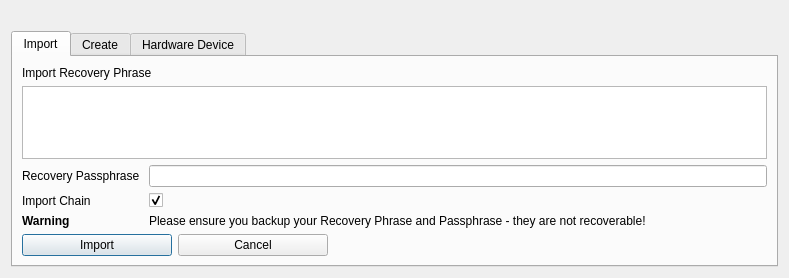
<?xml version="1.0" encoding="UTF-8"?>
<ui version="4.0">
 <class>MnemonicDialog</class>
 <widget class="QDialog" name="MnemonicDialog">
  <property name="geometry">
   <rect>
    <x>0</x>
    <y>0</y>
    <width>789</width>
    <height>278</height>
   </rect>
  </property>
  <property name="windowTitle">
   <string>HD Wallet Setup</string>
  </property>
  <layout class="QGridLayout" name="gridLayout">
   <item row="1" column="0">
    <widget class="QTabWidget" name="tabWidget">
     <property name="currentIndex">
      <number>0</number>
     </property>
     <widget class="QWidget" name="tabImport">
      <attribute name="title">
       <string>Import</string>
      </attribute>
      <layout class="QGridLayout" name="gridLayout_2">
       <item row="0" column="0">
        <widget class="QLabel" name="mnemonicLabel">
         <property name="text">
          <string>Import Recovery Phrase</string>
         </property>
        </widget>
       </item>
       <item row="1" column="0">
        <widget class="QTextEdit" name="tbxMnemonic">
         <property name="toolTip">
          <string>Enter your BIP39 compliant Recovery Phrase/Mnemonic - Typing your own words will probably not work how you expect, since the words require a particular structure (the last word is a checksum).</string>
         </property>
         <property name="lineWrapMode">
          <enum>QTextEdit::WidgetWidth</enum>
         </property>
        </widget>
       </item>
       <item row="2" column="0">
        <layout class="QFormLayout" name="mnemonicLayout">
         <item row="0" column="0">
          <widget class="QLabel" name="passwordLabel">
           <property name="text">
            <string>Recovery Passphrase </string>
           </property>
          </widget>
         </item>
         <item row="0" column="1">
          <widget class="QLineEdit" name="edtPassword">
           <property name="toolTip">
            <string>Enter a passphrase to protect your Recovery Phrase (optional)</string>
           </property>
          </widget>
         </item>
         <item row="1" column="0">
          <widget class="QLabel" name="importChainLabel">
           <property name="text">
            <string>Import Chain</string>
           </property>
          </widget>
         </item>
         <item row="1" column="1">
          <widget class="QCheckBox" name="chkImportChain">
           <property name="toolTip">
            <string>Only needed if you're importing </string>
           </property>
           <property name="checked">
            <bool>true</bool>
           </property>
          </widget>
         </item>
         <item row="2" column="0">
          <widget class="QLabel" name="label_3">
           <property name="font">
            <font>
             <weight>75</weight>
             <bold>true</bold>
            </font>
           </property>
           <property name="text">
            <string>Warning</string>
           </property>
          </widget>
         </item>
         <item row="2" column="1">
          <widget class="QLabel" name="label_2">
           <property name="text">
            <string>Please ensure you backup your Recovery Phrase and Passphrase - they are not recoverable!</string>
           </property>
          </widget>
         </item>
        </layout>
       </item>
       <item row="3" column="0">
        <layout class="QHBoxLayout" name="horizontalLayout_2">
         <item>
          <widget class="QPushButton" name="btnImport">
           <property name="minimumSize">
            <size>
             <width>150</width>
             <height>0</height>
            </size>
           </property>
           <property name="maximumSize">
            <size>
             <width>150</width>
             <height>16777215</height>
            </size>
           </property>
           <property name="text">
            <string>Import</string>
           </property>
          </widget>
         </item>
         <item>
          <widget class="QPushButton" name="btnCancel">
           <property name="minimumSize">
            <size>
             <width>150</width>
             <height>0</height>
            </size>
           </property>
           <property name="maximumSize">
            <size>
             <width>150</width>
             <height>16777215</height>
            </size>
           </property>
           <property name="text">
            <string>Cancel</string>
           </property>
          </widget>
         </item>
         <item>
          <spacer name="horizontalSpacer">
           <property name="orientation">
            <enum>Qt::Horizontal</enum>
           </property>
           <property name="sizeHint" stdset="0">
            <size>
             <width>40</width>
             <height>20</height>
            </size>
           </property>
          </spacer>
         </item>
        </layout>
       </item>
      </layout>
     </widget>
     <widget class="QWidget" name="tabCreate">
      <attribute name="title">
       <string>Create</string>
      </attribute>
      <layout class="QGridLayout" name="gridLayout_3">
       <item row="0" column="0">
        <widget class="QLabel" name="mnemonicLabel_2">
         <property name="text">
          <string>Create New Recovery Phrase</string>
         </property>
        </widget>
       </item>
       <item row="1" column="0">
        <widget class="QTextEdit" name="tbxMnemonicOut">
         <property name="toolTip">
          <string>This is your randomly generated Recovery Phrase/Mnemonic</string>
         </property>
         <property name="lineWrapMode">
          <enum>QTextEdit::WidgetWidth</enum>
         </property>
         <property name="readOnly">
          <bool>true</bool>
         </property>
        </widget>
       </item>
       <item row="2" column="0">
        <layout class="QFormLayout" name="formLayout">
         <item row="0" column="0">
          <widget class="QLabel" name="label">
           <property name="minimumSize">
            <size>
             <width>0</width>
             <height>0</height>
            </size>
           </property>
           <property name="text">
            <string>Bytes of Entropy </string>
           </property>
          </widget>
         </item>
         <item row="0" column="1">
          <widget class="QSpinBox" name="spinEntropy">
           <property name="maximumSize">
            <size>
             <width>40</width>
             <height>16777215</height>
            </size>
           </property>
           <property name="toolTip">
            <string>Entropy is an advanced feature. Your mnemonic may be insecure if this feature is used incorrectly.</string>
           </property>
           <property name="minimum">
            <number>16</number>
           </property>
           <property name="maximum">
            <number>64</number>
           </property>
           <property name="value">
            <number>32</number>
           </property>
          </widget>
         </item>
         <item row="1" column="1">
          <widget class="QComboBox" name="cbxLanguage">
           <property name="maximumSize">
            <size>
             <width>120</width>
             <height>16777215</height>
            </size>
           </property>
           <property name="toolTip">
            <string>Select your language</string>
           </property>
           <item>
            <property name="text">
             <string>English</string>
            </property>
           </item>
           <item>
            <property name="text">
             <string>French</string>
            </property>
           </item>
           <item>
            <property name="text">
             <string>Japanese</string>
            </property>
           </item>
           <item>
            <property name="text">
             <string>Spanish</string>
            </property>
           </item>
           <item>
            <property name="text">
             <string>Chinese_s</string>
            </property>
           </item>
           <item>
            <property name="text">
             <string>Chinese_t</string>
            </property>
           </item>
          </widget>
         </item>
         <item row="1" column="0">
          <widget class="QLabel" name="label_4">
           <property name="text">
            <string>Language</string>
           </property>
          </widget>
         </item>
        </layout>
       </item>
       <item row="3" column="0">
        <layout class="QHBoxLayout" name="horizontalLayout_3">
         <item>
          <widget class="QPushButton" name="btnGenerate">
           <property name="minimumSize">
            <size>
             <width>150</width>
             <height>0</height>
            </size>
           </property>
           <property name="maximumSize">
            <size>
             <width>150</width>
             <height>16777215</height>
            </size>
           </property>
           <property name="text">
            <string>Generate</string>
           </property>
          </widget>
         </item>
         <item>
          <widget class="QPushButton" name="btnCancel2">
           <property name="minimumSize">
            <size>
             <width>150</width>
             <height>0</height>
            </size>
           </property>
           <property name="maximumSize">
            <size>
             <width>150</width>
             <height>16777215</height>
            </size>
           </property>
           <property name="text">
            <string>Cancel</string>
           </property>
          </widget>
         </item>
         <item>
          <spacer name="horizontalSpacer_2">
           <property name="orientation">
            <enum>Qt::Horizontal</enum>
           </property>
           <property name="sizeHint" stdset="0">
            <size>
             <width>40</width>
             <height>20</height>
            </size>
           </property>
          </spacer>
         </item>
        </layout>
       </item>
      </layout>
     </widget>
     <widget class="QWidget" name="tabHardware">
      <attribute name="title">
       <string>Hardware Device</string>
      </attribute>
      <layout class="QGridLayout" name="gridLayout_4">
       <item row="1" column="0">
        <widget class="QPlainTextEdit" name="tbxHwdOut">
         <property name="readOnly">
          <bool>true</bool>
         </property>
        </widget>
       </item>
       <item row="6" column="0">
        <layout class="QHBoxLayout" name="horizontalLayout_4">
         <item>
          <widget class="QPushButton" name="btnImportFromHwd">
           <property name="minimumSize">
            <size>
             <width>150</width>
             <height>0</height>
            </size>
           </property>
           <property name="text">
            <string>Import</string>
           </property>
          </widget>
         </item>
         <item>
          <widget class="QPushButton" name="btnCancel3">
           <property name="minimumSize">
            <size>
             <width>150</width>
             <height>0</height>
            </size>
           </property>
           <property name="text">
            <string>Cancel</string>
           </property>
          </widget>
         </item>
         <item>
          <spacer name="horizontalSpacer_3">
           <property name="orientation">
            <enum>Qt::Horizontal</enum>
           </property>
           <property name="sizeHint" stdset="0">
            <size>
             <width>40</width>
             <height>20</height>
            </size>
           </property>
          </spacer>
         </item>
        </layout>
       </item>
       <item row="2" column="0">
        <layout class="QFormLayout" name="formLayout_2">
         <item row="0" column="0">
          <widget class="QLabel" name="lblPath">
           <property name="minimumSize">
            <size>
             <width>0</width>
             <height>0</height>
            </size>
           </property>
           <property name="text">
            <string>Path</string>
           </property>
          </widget>
         </item>
         <item row="0" column="1">
          <widget class="QLineEdit" name="edtPath">
           <property name="toolTip">
            <string>Path to derive account from, if not using default.</string>
           </property>
          </widget>
         </item>
         <item row="1" column="0">
          <widget class="QLabel" name="label_5">
           <property name="text">
            <string>Notes  </string>
           </property>
          </widget>
         </item>
         <item row="1" column="1">
          <widget class="QLabel" name="label_6">
           <property name="text">
            <string>Open Rubix app before importing, confirm on device if prompted and wait for chain rescan to complete.</string>
           </property>
          </widget>
         </item>
        </layout>
       </item>
       <item row="0" column="0">
        <widget class="QLabel" name="hwdLabel">
         <property name="text">
          <string>Import account from hardware device</string>
         </property>
        </widget>
       </item>
      </layout>
     </widget>
    </widget>
   </item>
   <item row="0" column="0">
    <widget class="QLabel" name="lblHelp">
     <property name="enabled">
      <bool>true</bool>
     </property>
     <property name="text">
      <string/>
     </property>
    </widget>
   </item>
  </layout>
 </widget>
 <resources>
  <include location="../bitcoin.qrc"/>
 </resources>
 <connections/>
</ui>
